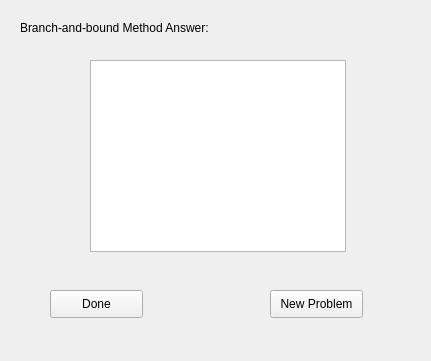
<?xml version="1.0" encoding="UTF-8"?>
<ui version="4.0">
 <class>BranchWindow</class>
 <widget class="QMainWindow" name="BranchWindow">
  <property name="geometry">
   <rect>
    <x>0</x>
    <y>0</y>
    <width>431</width>
    <height>361</height>
   </rect>
  </property>
  <property name="windowTitle">
   <string>MainWindow</string>
  </property>
  <widget class="QWidget" name="centralwidget">
   <widget class="QLabel" name="label">
    <property name="geometry">
     <rect>
      <x>20</x>
      <y>20</y>
      <width>211</width>
      <height>16</height>
     </rect>
    </property>
    <property name="text">
     <string>Branch-and-bound Method Answer:</string>
    </property>
   </widget>
   <widget class="QTextBrowser" name="textBrowser">
    <property name="geometry">
     <rect>
      <x>90</x>
      <y>60</y>
      <width>256</width>
      <height>192</height>
     </rect>
    </property>
   </widget>
   <widget class="QPushButton" name="BranchDoneButton">
    <property name="geometry">
     <rect>
      <x>50</x>
      <y>290</y>
      <width>93</width>
      <height>28</height>
     </rect>
    </property>
    <property name="text">
     <string>Done</string>
    </property>
   </widget>
   <widget class="QPushButton" name="BranchNewButton">
    <property name="geometry">
     <rect>
      <x>270</x>
      <y>290</y>
      <width>93</width>
      <height>28</height>
     </rect>
    </property>
    <property name="text">
     <string>New Problem</string>
    </property>
   </widget>
  </widget>
 </widget>
 <resources/>
 <connections>
  <connection>
   <sender>BranchDoneButton</sender>
   <signal>clicked()</signal>
   <receiver>BranchWindow</receiver>
   <slot>close()</slot>
   <hints>
    <hint type="sourcelabel">
     <x>123</x>
     <y>308</y>
    </hint>
    <hint type="destinationlabel">
     <x>172</x>
     <y>326</y>
    </hint>
   </hints>
  </connection>
 </connections>
</ui>
